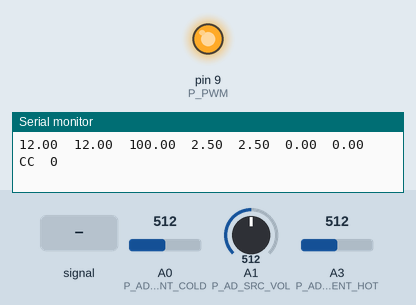
A sketch run on a simulated Arduino Uno, built with avr-gcc and run on an emulated ATmega328P. On the bench: output pins drawn as LEDs (lit = HIGH), the last lines printed to the serial monitor. The inputs (shaded band) are chosen by the test bench; at power-on: A1 (P_AD_SRC_VOL) = 512, A0 (P_AD_CHG_CURRENT_COLD) = 512, A3 (P_AD_CHG_CURRENT_HOT) = 512.

Above: at 1.2 s.
1.3 s: A0 (P_AD_CHG_CURRENT_COLD) fed a 2 Hz sine of ±306 counts around its level
At 1.91 s:
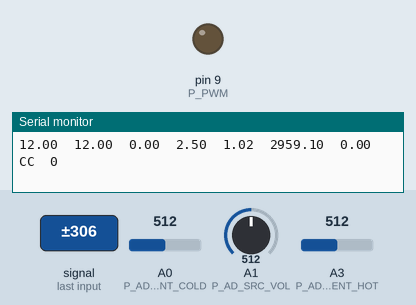
4.3 s: A1 (P_AD_SRC_VOL) set to 716
5.8 s: A1 (P_AD_SRC_VOL) set to 655
7.3 s: A1 (P_AD_SRC_VOL) set to 624
At 8.14 s:
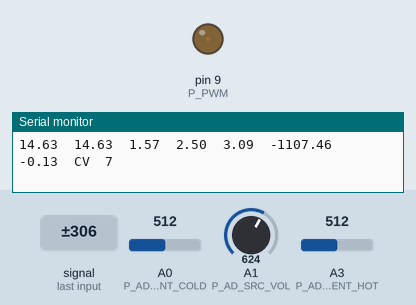
10.3 s: A0 (P_AD_CHG_CURRENT_COLD) set to 900
At 10.9 s:
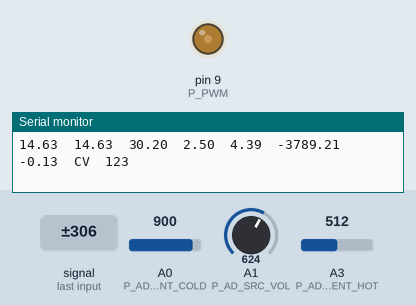
11.8 s: A3 (P_AD_CHG_CURRENT_HOT) set to 951
13.3 s: A3 (P_AD_CHG_CURRENT_HOT) set to 973
At 14.6 s:
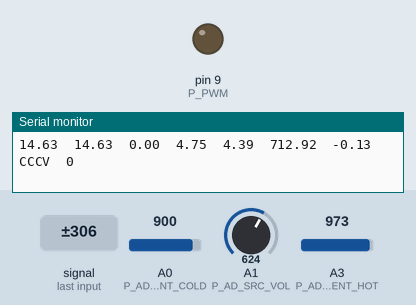
Timing chart, 0 to 15.8 s (numbered marks = the images above; inputs shaded):
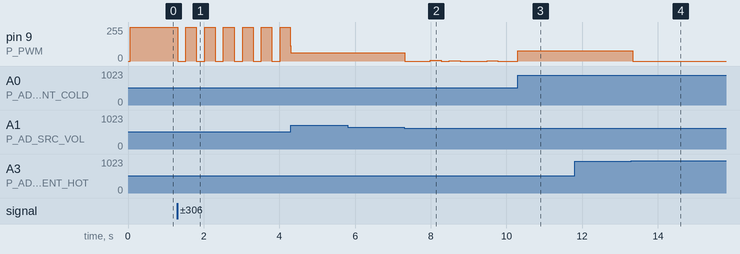

The sketch:

LABat_Chg.ino
```cpp
#define BAT_CAPACITY_mAh 4200
#define P_AD_CHG_CURRENT_HOT 3
#define P_AD_CHG_CURRENT_COLD 0
#define P_AD_SRC_VOL 1
#define P_PWM 9
#define V_SRC_RATIO 0.20833f
#define V_CHG_CUR_HOT_RATIO 0.20833f
#define V_CHG_CUR_COLD_RATIO 0.20833f
#define V_CHG_RATIO 0.5f
#define SEQ_DISP 30
#define SEQ_SUB_DISP 15
#define CHG_CUR_RESET 10
#define BULK_CHARGE_EXIT_COUNT 3000L
#define BULK_CHARGE_EXIT_RATIO 0.30f

//CC：青LED
//CV：緑LED
//Float：白LED

#define BAT_VOLT_LIM_BULK 14.5f
#define BAT_VOLT_LIM_FLOAT 13.85f
#define GAIN_BAT_VOLT 4.0f
#define GAIN_PRENOW_VOLT 100.0f
#define GAIN_DIFFSUM_VOLT 0.008f

#define CHG_CUR_LIM_BULK (BAT_CAPACITY_mAh * 0.12)
#define GAIN_CHG_CUR 0.1f
#define GAIN_PRENOW_CUR 0.4f
#define GAIN_DIFFSUM_CUR 0.0002f

int ctrDisp = 0;
int ctrSub = 0;
int chgDuty = 0;
int chgCtr = 0;

float srcVoltage = 0.0;
float dutyPercent = 0.0;
float chgCurHot = 0.0;
float chgCurCold = 0.0;
float chgCurrent = 0.0;
float chgCurrentT = 0.0;
float batVoltage = 0.0;
float batVoltageT = 0.0;

bool isBulkChg = false;
bool isFloatChg = false;
bool isWaiting = false;
bool isStarted = false;
bool isConstCur = false;
bool isConstV = false;

float thrVoltage = 0.0;
float batVoltDiff = 0.0;
float vdifPre = 0.0;
float vdifNow = 0.0;
int vdifPNCtr = 0;
float diffSum = 0.0;
float difVDif = 0;

float thrCurrent = 0.0;
float chgCurDiff = 0.0;
float cdifPre = 0.0;
float cdifNow = 0.0;
int cdifPNCtr = 0;
float diffSumCur = 0.0;
float difCurDif = 0.0;
float diffSumB = 0.0;
float difVDifB = 0;
long bChgEndCount = 0;

void serialPrintInfo()
{
		Serial.print(srcVoltage);
		Serial.print("\t");
		Serial.print(batVoltage);
		Serial.print("\t");
		Serial.print(dutyPercent);
		Serial.print("\t");
		Serial.print(chgCurHot);
		Serial.print("\t");
		Serial.print(chgCurCold);
		Serial.print("\t");
		Serial.print(chgCurrent);
		Serial.print("\t");
		Serial.print(batVoltDiff);
		Serial.print("\t");
		if(isWaiting)
		{
			Serial.print("Waiting");
		}
		if(isConstCur)
		{
			Serial.print("CC");
		}
		if(isConstV)
		{
			Serial.print("CV");
		}
		if(isFloatChg)
		{
			Serial.print("Float");
		}
		Serial.print("\t");
		Serial.print(bChgEndCount);
		Serial.print("\n");

		if( (ctrSub % SEQ_SUB_DISP) == 0 )
		{
			Serial.print("\nSRC\tBAT\tDUT%\tCCH\tCCC\tCUR\tVDIF\tSTAT\tEXC\n");
		}
		ctrSub++;
		ctrSub %= SEQ_SUB_DISP;
		return;
}

void dutyControl(int control)
{
	chgDuty += control;
	if(chgDuty <= 0)
	{
		chgDuty = 0;
	}
	if(chgDuty >= 255)
	{
		chgDuty = 255;
	}
	chgDuty %= 256;
	analogWrite(P_PWM, chgDuty);
	return;
}

void setup() {
	// put your setup code here, to run once:
	TCCR1B = (TCCR1B & 0b11111000) | 0x01;

//  Carrier Freq:
//  0x01:15686.275Hz
//  0x02:1960.58Hz
//  0x03:245.10Hz
//  0x04:61.275Hz
//  0x05:15.32Hz

	pinMode(9, OUTPUT);
	Serial.begin(38400);
	Serial.print("\nSRC\tBAT\tDUT%\tCCH\tCCC\tCUR\tVDIF\tSTAT\tEXC\n");
	ctrDisp = 0;
	isBulkChg = true;
}

void loop() {
	// put your main code here, to run repeatedly:

	chgCtr = 0;
	batVoltage = 0;
	chgCurrent = 0;
	while(chgCtr < CHG_CUR_RESET)
	{
		chgCtr++;

		chgCurHot = ((float)analogRead(P_AD_CHG_CURRENT_HOT)*0.004883f);
		chgCurCold = ((float)analogRead(P_AD_CHG_CURRENT_COLD)*0.004883f);
		chgCurrentT = (chgCurHot - chgCurCold)*1000*2;
		chgCurrent += chgCurrentT;

		srcVoltage = ((float)analogRead(P_AD_SRC_VOL)*0.004883f) / V_SRC_RATIO;
		batVoltage += srcVoltage;
	}
	chgCurrent /= (float)chgCtr;
	batVoltage /= (float)chgCtr;

	dutyPercent = ((float)chgDuty/255.0)*100;

	if( (ctrDisp % SEQ_DISP) == 0)
	{
		serialPrintInfo();
	}
	ctrDisp %= SEQ_DISP;
	ctrDisp++;

	if( batVoltage > 15.0 )
	{
		chgDuty = 0;
		diffSumB = 0.0;
		diffSum = 0.0;
		isWaiting = true;
		isBulkChg = false;
		isConstCur = false;
		isConstV = false;
		isFloatChg = false;
		isStarted = false;
	}
	else
	{
		isWaiting = false;
		if(!isStarted)
		{
			isBulkChg = true;
			isConstCur = true;
			isConstV = false;
			isFloatChg = false;
			isStarted = true;
		}
	}

	if(!isWaiting)
	{
		if(isBulkChg)
		{
			isFloatChg = false;

			if(isConstCur)
			{
				isConstV = false;
				isConstCur = true;
				chgCurDiff = (CHG_CUR_LIM_BULK - chgCurrent) / CHG_CUR_LIM_BULK;
				thrCurrent = chgCurDiff * GAIN_CHG_CUR;
				diffSumCur += chgCurDiff / CHG_CUR_LIM_BULK;
				thrCurrent += diffSumCur * GAIN_DIFFSUM_CUR;

				if(cdifPNCtr % 2 == 0)
				{
					cdifPre = chgCurDiff;
				}
				else
				{
					cdifNow = chgCurDiff;
					difCurDif = (cdifNow - cdifPre) / CHG_CUR_LIM_BULK;
					thrCurrent += difCurDif * GAIN_PRENOW_CUR;
				}
				cdifPNCtr++;
				cdifPNCtr %= 2;

				thrCurrent *= 255.0;

				dutyControl((int)thrCurrent);
				if(batVoltage > BAT_VOLT_LIM_BULK)
				{
					isConstV = true;
				}
			}
			if(isConstV)
			{
				isConstCur = false;
				isConstV = true;
				batVoltDiff = BAT_VOLT_LIM_BULK - batVoltage;
				thrVoltage = batVoltDiff * GAIN_BAT_VOLT;
				diffSumB += batVoltDiff;
				thrVoltage += diffSum * GAIN_DIFFSUM_VOLT;

				if(vdifPNCtr % 2 == 0)
				{
					vdifPre = batVoltDiff;
				}
				else
				{
					vdifNow = batVoltDiff;
					difVDif = (vdifNow - vdifPre);
					thrVoltage += difVDif * GAIN_PRENOW_VOLT;
				}
				vdifPNCtr++;
				vdifPNCtr %= 2;
				dutyControl((int)thrVoltage);
				if(chgCurrent > (CHG_CUR_LIM_BULK + 80.0))
				{
					isConstCur = true;
				}
			}

			if( (batVoltage >= (BAT_VOLT_LIM_BULK-0.2)) && (chgCurrent < (CHG_CUR_LIM_BULK * BULK_CHARGE_EXIT_RATIO)) )
			{
				bChgEndCount++;
				if(bChgEndCount > BULK_CHARGE_EXIT_COUNT)
				{
					bChgEndCount = 0;
					diffSum = 0.0;
					isFloatChg = true;
					isBulkChg = false;
				}
			}
			else
			{
				isFloatChg = false;
				bChgEndCount = 0;
			}
		}
		else if(isFloatChg)
		{
			diffSumB = 0.0;
			isBulkChg = false;
			isConstV = false;
			isConstCur = false;
			batVoltDiff = BAT_VOLT_LIM_FLOAT - batVoltage;

			thrVoltage = batVoltDiff * GAIN_BAT_VOLT;

			diffSum += batVoltDiff;
			thrVoltage += diffSum * GAIN_DIFFSUM_VOLT;

			if(vdifPNCtr % 2 == 0)
			{
				vdifPre = batVoltDiff;
			}
			else
			{
				vdifNow = batVoltDiff;
				difVDif = (vdifNow - vdifPre);
				thrVoltage += difVDif * GAIN_PRENOW_VOLT;
			}
			vdifPNCtr++;
			vdifPNCtr %= 2;

			dutyControl((int)thrVoltage);
			if(chgCurrent > 250.0)
			{
				isFloatChg = false;
				isBulkChg = true;
				isConstCur = true;
				isConstV = false;
				diffSumB = 0.0;
			}
		}
	}
	else
	{
		isWaiting = true;
		isBulkChg = false;
		isFloatChg = false;
	}
}
```

Measured:
- the behaviour switches between 959 and 960 on A3 (P_AD_CHG_CURRENT_HOT) (found by bisection; images 3 and 4)
- after the input at 1.3 s, pin 9 (P_PWM): 255/255 → 0/255 at once, then repeats every 0.50 s: 255/255 0.28 s, 0/255 0.22 s
- after the input at 7.3 s, pin 9 (P_PWM): 62/255 → 0/255 at once, → 4/255 0.69 s later, → 0/255 0.29 s later, → 3/255 0.21 s later, … (7 changes in this stretch)
- after the input at 13.3 s, pin 9 (P_PWM): 77/255 → 0/255 at once
